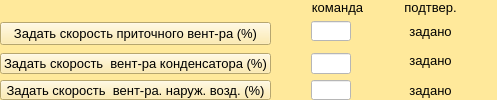
              <widget class="QWidget" name="widget_7" native="true">
               <property name="sizePolicy">
                <sizepolicy hsizetype="Preferred" vsizetype="Maximum">
                 <horstretch>0</horstretch>
                 <verstretch>0</verstretch>
                </sizepolicy>
               </property>
               <property name="minimumSize">
                <size>
                 <width>0</width>
                 <height>100</height>
                </size>
               </property>
               <property name="maximumSize">
                <size>
                 <width>16777215</width>
                 <height>100</height>
                </size>
               </property>
               <property name="styleSheet">
                <string notr="true">background-color: rgb(255, 233, 155);</string>
               </property>
               <layout class="QGridLayout" name="gridLayout">
                <property name="leftMargin">
                 <number>0</number>
                </property>
                <property name="topMargin">
                 <number>0</number>
                </property>
                <property name="rightMargin">
                 <number>0</number>
                </property>
                <property name="bottomMargin">
                 <number>0</number>
                </property>
                <property name="horizontalSpacing">
                 <number>0</number>
                </property>
                <item row="3" column="3">
                 <spacer name="horizontalSpacer_7">
                  <property name="orientation">
                   <enum>Qt::Horizontal</enum>
                  </property>
                  <property name="sizeHint" stdset="0">
                   <size>
                    <width>40</width>
                    <height>20</height>
                   </size>
                  </property>
                 </spacer>
                </item>
                <item row="4" column="3">
                 <spacer name="horizontalSpacer_8">
                  <property name="orientation">
                   <enum>Qt::Horizontal</enum>
                  </property>
                  <property name="sizeHint" stdset="0">
                   <size>
                    <width>40</width>
                    <height>20</height>
                   </size>
                  </property>
                 </spacer>
                </item>
                <item row="1" column="4">
                 <widget class="QLabel" name="label_15">
                  <property name="sizePolicy">
                   <sizepolicy hsizetype="Expanding" vsizetype="Preferred">
                    <horstretch>0</horstretch>
                    <verstretch>0</verstretch>
                   </sizepolicy>
                  </property>
                  <property name="font">
                   <font>
                    <pointsize>10</pointsize>
                   </font>
                  </property>
                  <property name="text">
                   <string>задано</string>
                  </property>
                  <property name="alignment">
                   <set>Qt::AlignCenter</set>
                  </property>
                 </widget>
                </item>
                <item row="4" column="4">
                 <widget class="QLabel" name="label_13">
                  <property name="sizePolicy">
                   <sizepolicy hsizetype="Expanding" vsizetype="Preferred">
                    <horstretch>0</horstretch>
                    <verstretch>0</verstretch>
                   </sizepolicy>
                  </property>
                  <property name="font">
                   <font>
                    <pointsize>10</pointsize>
                   </font>
                  </property>
                  <property name="text">
                   <string>задано</string>
                  </property>
                  <property name="alignment">
                   <set>Qt::AlignCenter</set>
                  </property>
                 </widget>
                </item>
                <item row="2" column="4" rowspan="2">
                 <widget class="QLabel" name="label_14">
                  <property name="sizePolicy">
                   <sizepolicy hsizetype="Expanding" vsizetype="Preferred">
                    <horstretch>0</horstretch>
                    <verstretch>0</verstretch>
                   </sizepolicy>
                  </property>
                  <property name="font">
                   <font>
                    <pointsize>10</pointsize>
                   </font>
                  </property>
                  <property name="text">
                   <string>задано</string>
                  </property>
                  <property name="alignment">
                   <set>Qt::AlignCenter</set>
                  </property>
                 </widget>
                </item>
                <item row="0" column="2">
                 <widget class="QLabel" name="label_17">
                  <property name="font">
                   <font>
                    <pointsize>10</pointsize>
                   </font>
                  </property>
                  <property name="text">
                   <string>команда</string>
                  </property>
                  <property name="alignment">
                   <set>Qt::AlignCenter</set>
                  </property>
                 </widget>
                </item>
                <item row="1" column="3">
                 <spacer name="horizontalSpacer_6">
                  <property name="orientation">
                   <enum>Qt::Horizontal</enum>
                  </property>
                  <property name="sizeHint" stdset="0">
                   <size>
                    <width>40</width>
                    <height>20</height>
                   </size>
                  </property>
                 </spacer>
                </item>
                <item row="3" column="2">
                 <widget class="QLineEdit" name="lineEdit_2">
                  <property name="sizePolicy">
                   <sizepolicy hsizetype="Minimum" vsizetype="Fixed">
                    <horstretch>0</horstretch>
                    <verstretch>0</verstretch>
                   </sizepolicy>
                  </property>
                  <property name="minimumSize">
                   <size>
                    <width>40</width>
                    <height>0</height>
                   </size>
                  </property>
                  <property name="maximumSize">
                   <size>
                    <width>10</width>
                    <height>16777215</height>
                   </size>
                  </property>
                  <property name="font">
                   <font>
                    <pointsize>10</pointsize>
                   </font>
                  </property>
                  <property name="styleSheet">
                   <string notr="true">background-color: rgb(255, 255, 255);</string>
                  </property>
                  <property name="alignment">
                   <set>Qt::AlignCenter</set>
                  </property>
                 </widget>
                </item>
                <item row="1" column="1">
                 <spacer name="horizontalSpacer_3">
                  <property name="orientation">
                   <enum>Qt::Horizontal</enum>
                  </property>
                  <property name="sizeHint" stdset="0">
                   <size>
                    <width>40</width>
                    <height>20</height>
                   </size>
                  </property>
                 </spacer>
                </item>
                <item row="3" column="1">
                 <spacer name="horizontalSpacer_4">
                  <property name="orientation">
                   <enum>Qt::Horizontal</enum>
                  </property>
                  <property name="sizeHint" stdset="0">
                   <size>
                    <width>40</width>
                    <height>20</height>
                   </size>
                  </property>
                 </spacer>
                </item>
                <item row="1" column="0" rowspan="2">
                 <widget class="QPushButton" name="pushButton_4">
                  <property name="font">
                   <font>
                    <pointsize>10</pointsize>
                   </font>
                  </property>
                  <property name="text">
                   <string>Задать скорость приточного вент-ра (%)</string>
                  </property>
                  <property name="autoExclusive">
                   <bool>false</bool>
                  </property>
                 </widget>
                </item>
                <item row="4" column="1">
                 <spacer name="horizontalSpacer_5">
                  <property name="orientation">
                   <enum>Qt::Horizontal</enum>
                  </property>
                  <property name="sizeHint" stdset="0">
                   <size>
                    <width>40</width>
                    <height>20</height>
                   </size>
                  </property>
                 </spacer>
                </item>
                <item row="4" column="2">
                 <widget class="QLineEdit" name="lineEdit">
                  <property name="sizePolicy">
                   <sizepolicy hsizetype="Minimum" vsizetype="Fixed">
                    <horstretch>0</horstretch>
                    <verstretch>0</verstretch>
                   </sizepolicy>
                  </property>
                  <property name="minimumSize">
                   <size>
                    <width>40</width>
                    <height>0</height>
                   </size>
                  </property>
                  <property name="maximumSize">
                   <size>
                    <width>10</width>
                    <height>16777215</height>
                   </size>
                  </property>
                  <property name="font">
                   <font>
                    <pointsize>10</pointsize>
                   </font>
                  </property>
                  <property name="styleSheet">
                   <string notr="true">background-color: rgb(255, 255, 255);</string>
                  </property>
                  <property name="alignment">
                   <set>Qt::AlignCenter</set>
                  </property>
                 </widget>
                </item>
                <item row="3" column="0">
                 <widget class="QPushButton" name="pushButton_3">
                  <property name="font">
                   <font>
                    <pointsize>10</pointsize>
                   </font>
                  </property>
                  <property name="text">
                   <string>Задать скорость  вент-ра конденсатора (%)</string>
                  </property>
                  <property name="autoExclusive">
                   <bool>false</bool>
                  </property>
                 </widget>
                </item>
                <item row="4" column="0">
                 <widget class="QPushButton" name="pushButton_2">
                  <property name="font">
                   <font>
                    <pointsize>10</pointsize>
                   </font>
                  </property>
                  <property name="text">
                   <string>Задать скорость  вент-ра. наруж. возд. (%)</string>
                  </property>
                  <property name="autoExclusive">
                   <bool>false</bool>
                  </property>
                 </widget>
                </item>
                <item row="0" column="4">
                 <widget class="QLabel" name="label_16">
                  <property name="font">
                   <font>
                    <pointsize>10</pointsize>
                   </font>
                  </property>
                  <property name="text">
                   <string>подтвер.</string>
                  </property>
                  <property name="alignment">
                   <set>Qt::AlignCenter</set>
                  </property>
                 </widget>
                </item>
                <item row="1" column="5">
                 <spacer name="horizontalSpacer_9">
                  <property name="orientation">
                   <enum>Qt::Horizontal</enum>
                  </property>
                  <property name="sizeHint" stdset="0">
                   <size>
                    <width>40</width>
                    <height>20</height>
                   </size>
                  </property>
                 </spacer>
                </item>
                <item row="3" column="5">
                 <spacer name="horizontalSpacer_10">
                  <property name="orientation">
                   <enum>Qt::Horizontal</enum>
                  </property>
                  <property name="sizeHint" stdset="0">
                   <size>
                    <width>40</width>
                    <height>20</height>
                   </size>
                  </property>
                 </spacer>
                </item>
                <item row="4" column="5">
                 <spacer name="horizontalSpacer_11">
                  <property name="orientation">
                   <enum>Qt::Horizontal</enum>
                  </property>
                  <property name="sizeHint" stdset="0">
                   <size>
                    <width>40</width>
                    <height>20</height>
                   </size>
                  </property>
                 </spacer>
                </item>
                <item row="1" column="2">
                 <widget class="QLineEdit" name="lineEdit_3">
                  <property name="sizePolicy">
                   <sizepolicy hsizetype="Minimum" vsizetype="Fixed">
                    <horstretch>0</horstretch>
                    <verstretch>0</verstretch>
                   </sizepolicy>
                  </property>
                  <property name="minimumSize">
                   <size>
                    <width>40</width>
                    <height>0</height>
                   </size>
                  </property>
                  <property name="maximumSize">
                   <size>
                    <width>10</width>
                    <height>16777215</height>
                   </size>
                  </property>
                  <property name="font">
                   <font>
                    <pointsize>10</pointsize>
                   </font>
                  </property>
                  <property name="styleSheet">
                   <string notr="true">background-color: rgb(255, 255, 255);</string>
                  </property>
                  <property name="alignment">
                   <set>Qt::AlignCenter</set>
                  </property>
                 </widget>
                </item>
               </layout>
              </widget>
